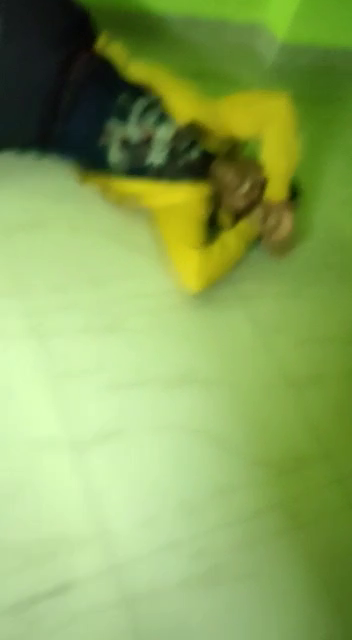
#> input picture frame 30 of Hologram/test.mp4, 352 x 640 px
$ python test2.py
#> lines starting #> are read from the running program, lines starting #| are printed output that depends on the picture
import numpy as np
import cv2 as cv
cap = cv.VideoCapture('test.mp4')
cap.open('test.mp4')
while cap.isOpened():
    ret, frame = cap.read()
#> frame is the input picture: shape (640, 352, 3); mean B, G, R 90.6, 166.3, 138.2
    # if frame is read correctly ret is True
    if not ret:
        print("Can't receive frame (stream end?). Exiting ...")
        break
    gray = cv.cvtColor(frame, cv.COLOR_BGR2GRAY)
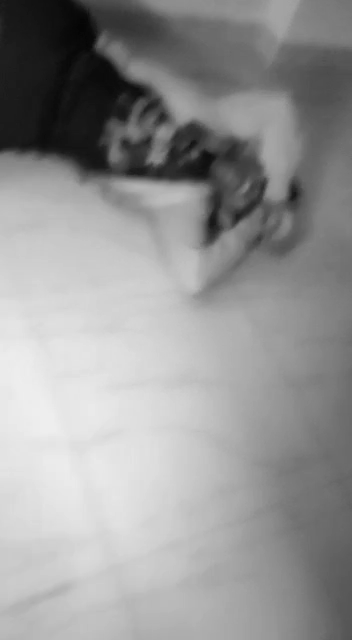
#> gray: shape (640, 352); min 5, max 238, mean 149.2
    cv.imshow('frame', gray)
    if cv.waitKey(1) == ord('q'):
#> (key q is pressed here)
        break

cap.release()
cv.destroyAllWindows()

$ run again, starting later in the video
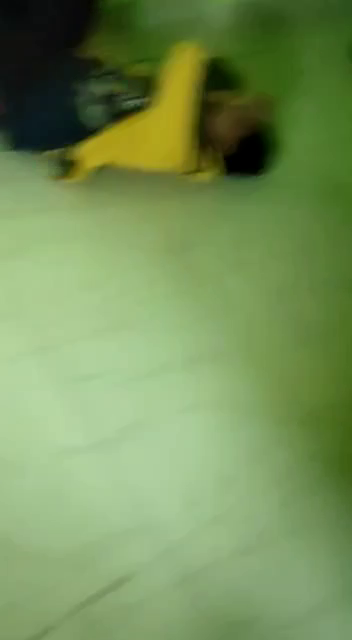
#> input picture frame 138 of Hologram/test.mp4, 352 x 640 px
#> frame is the input picture: shape (640, 352, 3); mean B, G, R 88.5, 145, 118
#> `gray = cv.cvtColor(frame, cv.COLOR_BGR2GRAY)`:
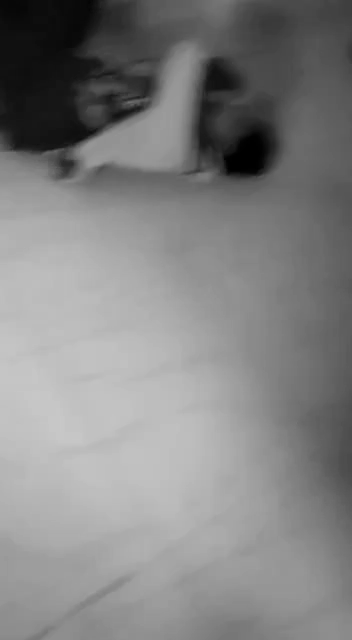
#> gray: shape (640, 352); min 0, max 200, mean 130.4

$ run again, starting later in the video
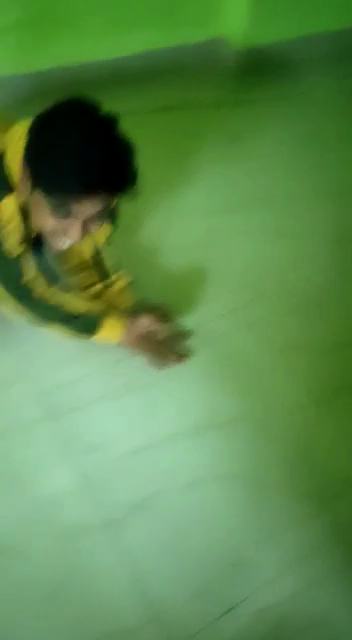
#> input picture frame 245 of Hologram/test.mp4, 352 x 640 px
#> frame is the input picture: shape (640, 352, 3); mean B, G, R 78.7, 138.2, 93.9
#> `gray = cv.cvtColor(frame, cv.COLOR_BGR2GRAY)`:
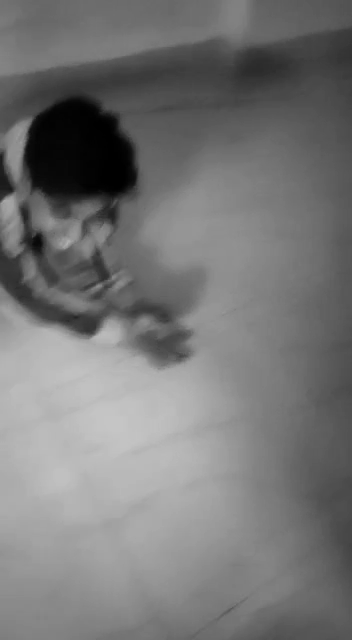
#> gray: shape (640, 352); min 0, max 197, mean 118.1
